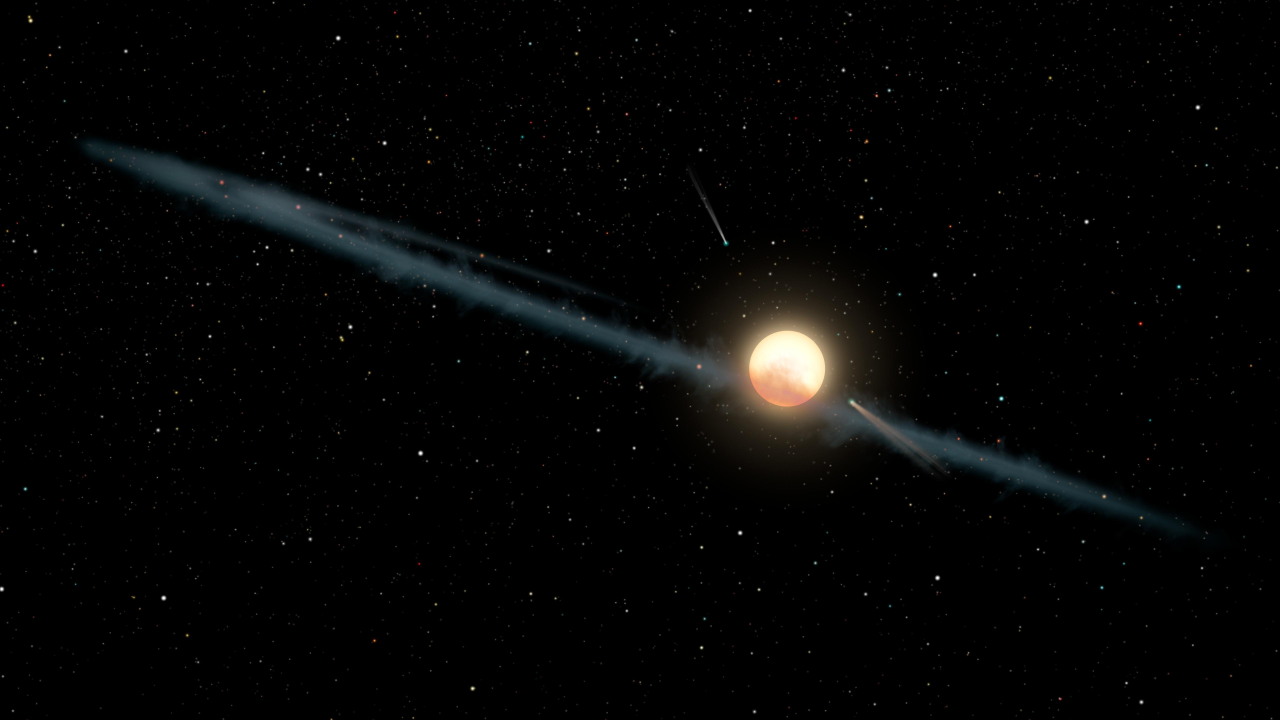
//> input picture INSTR/testing/Star_test_image.jpg, 5120 x 2880 px (shown at 1/4 size)
$ ./DetectorClass_withTest   (built with g++ and OpenCV 4)
//> lines starting //> are read from the running program, lines starting //| are printed output that depends on the picture; after the words box and inside, x2 and y2 are one past the last pixel; in counts of white or black regions, pixels touching at a corner belong together
//> further down, frame is the input picture: 2880 rows x 5120 cols, CV_8UC3; mean B, G, R 4.8, 5.2, 5
/////////////////////////////////////////////////////////////
/*
Code Summary:
Takes in a singular image and using member functions this class (and associated functions) helps to find targets in distinct phases.
1.) filter() --> uses OpenCV pre-processing functions including operations: blur, background subtraction, thresholding, dilating,
and contour framing to prepare any given frame for extracting and identifying contours of moving regions/objects in the next step.
2.) contours() --> uses either OpenCV function findContours() or other researched method to create a framework/array of different contours
and to create arrays of points and then arrays of contours to help organize original visualization of regions of movement and objects being tracked.
3.) scan() --> Note: this will be the "parent" member function of both filter() and contours() and these will run inside of the scan function.
The other functionality of this function besides using the processes defined above for filter() and contours() is creating the memory allocation
for for each instance of the target class that is passed in and identified in each image. Additionally, for each contour make a target and populate
the entirety of the target properties (i.e x,y, size, ID, nx, ny e.t.c).

Author: Graeme Appel

Last Updated: 6/8/2026
*/

/////////////////////////////////////////////////////////////

// Define All Necessary Libraries:

// C++ Standard Libraries:
#include <iostream> // standard library for input and output streams

#include <vector> // standard library for using the vector container --> Note that this enables
                  // us to make vectors which can be constantly overwritten to store new information/nodes
                  // as the built in camera takes more frames.

#include <chrono> // standard library for using time functions. For this application it can be used for both
                  // calculating the time taken to process each frame and display it on the camera feed as well
                  // as to record and list timestamps for each frame.

// OpenCV Libraries:
//  // main OpenCV library which includes all following necessary functions and libraries for this application
#include <opencv2/opencv.hpp>

#include <map> // allows for mapping an ID to specific coordinates in the properties of the detector class
#include <utility> // library that allows access for std::pair
#include <optional> // allows for "optional" inputs into the target class as this program only acquired x,y, and size and other parameters are likely found in other associated code

/////////////////////////////////////////////////////////////

// Start of Class and UDF definitions in the code

class target
{

    /*
    Definition of relevant properties:
    1.) x = x position of target in previous camera frame
    2.) y = y position of  target in previous camera frame
    3.) size = size in amount of pixels of the detected object
    4.) ID = each object in every frame will have an object ID which will be tracked and noted across frames.
    5.) nx = new x position of target in the next camera frame
    6.) ny = new y position of target in the next camera frame
    7.) isStar = float between 0.0 and 1.0 where the closer to 1.0 the more likely it is a star
    */

// Above defined properties must be accessible anywhere in the code (hence public)
public:
    int x;
    int y;
    int size;

    // Using std::optional to mimic Python's "None" for unassigned values
    std::optional<int> ID;
    std::optional<int> nx;
    std::optional<int> ny;
    std::optional<double> isStar;

    // Constructor
    target(int x_pos, int y_pos, int size_obj,
           std::optional<int> obj_ID = std::nullopt,
           std::optional<int> nx_pos = std::nullopt,
           std::optional<int> ny_pos = std::nullopt,
           std::optional<double> isStar_in = std::nullopt)
        : x(x_pos), y(y_pos), size(size_obj), ID(obj_ID), nx(nx_pos), ny(ny_pos), isStar(isStar_in) {}

};

// This structure must be defined to find the same box dimensions as are used in the associated Python Code
struct BoxDim {

    // Box variables:
    // x = x coordinate pixel of where a given contour box is drawn in the frame of the picture
    // y = y coordinate pixel of where a given contour box is drawn in the frame of the picture
    // w = width of the contour box in number of pixels
    // h = height of the contour box in number of pixels
    // size is the total number of pixels that each box encapsulated (area)

    int x, y, w, h;
    double size;
};

/////////////////////////////////////////////////////////////

class detector
{

/*
  We might not need these property definitions in here unless we want to track different object ID's to number them or track them across frames
  but for now I will keep it in because it doesn't effect the overall output or funtionality of the code.

     Class Properties:
     1.) next_object_ID = counter variable to keep track of different object ID's later in the scan() function
     2.) tracked_objects_centr = stores center point of the object to be able to assign it a given object ID -- { object_id: (x_center, y_center) }
*/

public:

// These property lines likely are not necessary for this application but I will keep them in for completeness for the time being
// Class Properties
    int next_object_ID;

    // Maps an object ID (int) to a center coordinate (x, y) using std::pair<int, int>
    std::map<int, std::pair<int, int>> tracked_objects_centr;

    // Constructor (Equivalent to Python's __init__)
    detector() {
        next_object_ID = 0;
        // tracked_objects_centr initializes automatically as an empty map!
    }

// Member functions (same as described at the top of the code)

// filter() member function

/*
Function summary: at top of code

Inputs:
1.) frame = "newest" frame of the camera view for tracking

Outputs:
1.) dilated = fully filtered image that is now blurred, black and white, with removed/thresholded pixels that are expanded to most fully identify objects
*/


// Data type of return variable is cv::Mat which takes in an image, processing its pixels and outputs an a processed image
cv::Mat filter(const cv::Mat& frame) { // note that cv::Mat is an image matrix and we pass by reference so that no new copies of the image are created in storage which would lower frame rate


  // Makes a matrix/image output in 7 separate stages/objects which track the evolution of the image overtime through a "pipeline" of image processing steps.  These steps/stages are all used in the code later.
  // Stages:
  // 1.) fgmask == the foreground mask which is created by applying the background subtractor to the blurred frame. This shows the moving objects in white and the background in black.
  // 2.) thresh == the thresholded version of the foreground mask which is created by applying a binary threshold to the foreground mask.
  // An arbitrary threshold helps forces all pixels to be either white (255) or black (0), which forces the foreground to be either completely white or completely black which makes it easier to detect contours.
  // 3.) dilated == the dilated version of the thresholded image which is created by applying a dilation operation to the thresholded image. This helps to bridge any gaps in the contours by expanding the white pixels of the moving objects which makes it easier to detect contours.

    cv::Mat fg_mask, blur, thresh, dilated; // makes a container of objects to store the modified filtered frame for each stage (basically preallocating)

    // foregound mask that converts the background subtractor image to a non-colored background
    cv::cvtColor(frame, fg_mask, cv::COLOR_BGR2GRAY);

    // Applies median Blur to foreground mask from last step (kernel size is 5 --> higher kernel size means more overall blur) --> this can be adjusted based on the initial overall noise that needs to be filtered out
    cv::medianBlur(fg_mask, blur, 5);

    // The grayscale image from the previous line is altered with a binary threshold that forces all "gray" pixels with a brightness greater than 25 to become pure white (255) and all pixels with a brightness less than or equal to 25 to become pure black (0).
    cv::threshold(blur, thresh, 25, 255, cv::THRESH_BINARY);
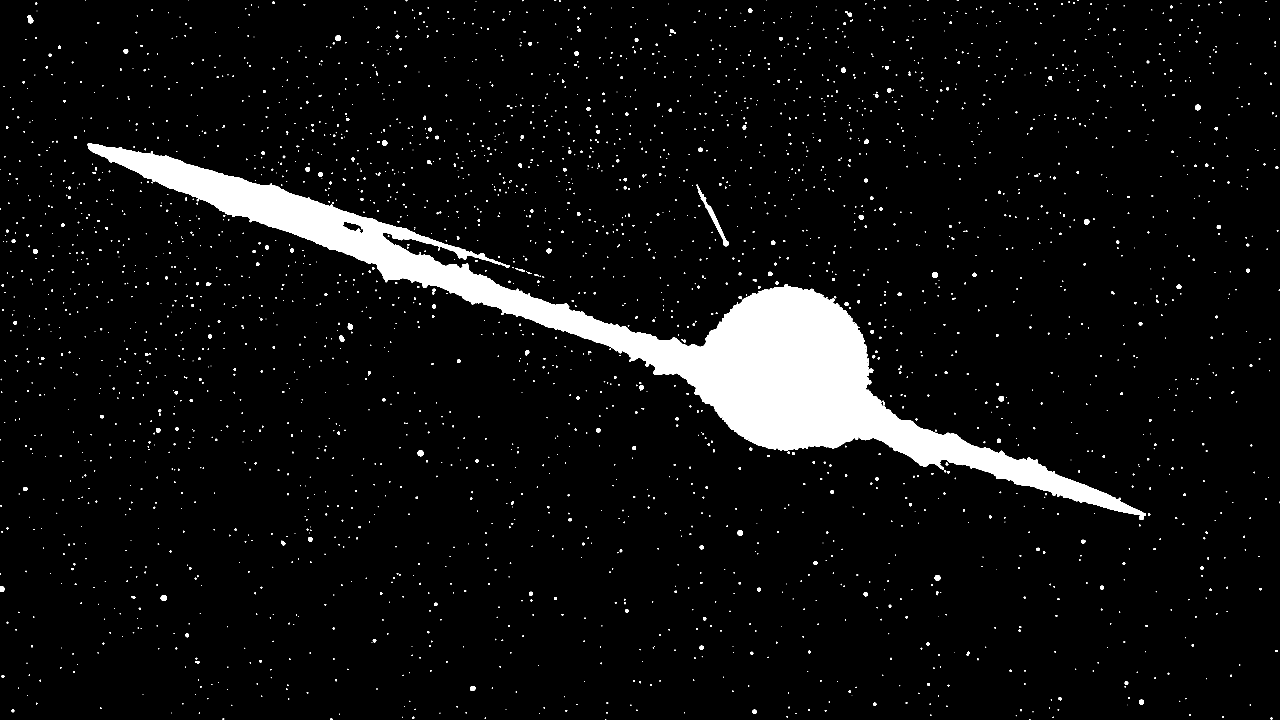
//> thresh: 2880 rows x 5120 cols, CV_8UC1 (shown at 1/4 size); 5.9% white; 2853 white regions (1519 under 20 px), largest, box (x1, y1, x2, y2) and area: (349, 574, 4584, 2080) 776079, (2787, 738, 2915, 985) 3456, (110, 60, 133, 93) 507

    // Dilate the image
    // thresh is passed in as this is the image being dilated; dilated stores the new dilated image as an object.
    // Dilation works by sliding a small matrix (a kernel) over the image. If the kernel hits a white pixel, it turns the surrounding pixels white. By passing an empty cv::Mat() as an input, the kernel defaults to a 3x3 rectangular element
    // cv::Point(-1, -1) puts each kernel's anchor point (point relative to the current pixel being processed) in the center of each kernel (this is just a necessary input)
    cv::dilate(thresh, dilated, cv::Mat(), cv::Point(-1, -1), 2);
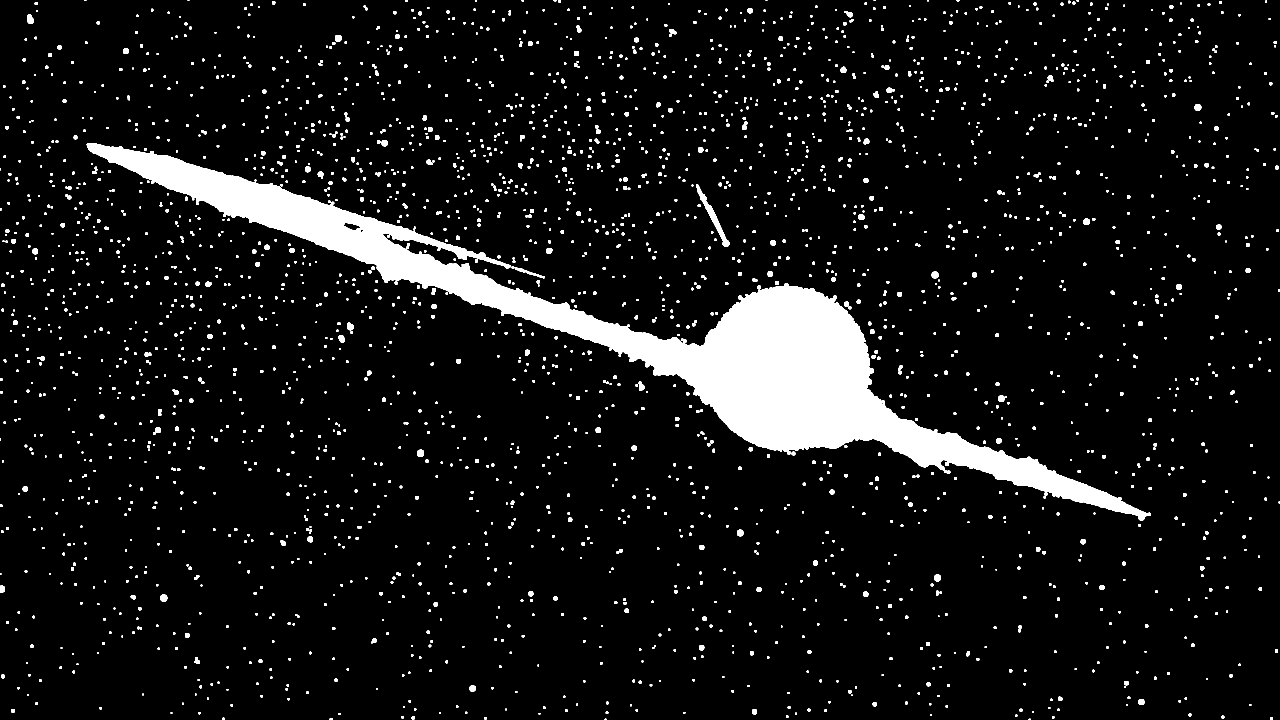
//> dilated: 2880 rows x 5120 cols, CV_8UC1 (shown at 1/4 size); 7.3% white; 2778 white regions (2 under 20 px)

    return dilated;
}

// contours() member function

/*
    contours() -- contours function will later be used in the Scan function so it is placed here first -- explained above

    Function summary: at top of code

    Inputs:
    1.) frame = "newest" frame of the camera view for tracking
    2.) dilated = fully filtered image that is now blurred, black and white, with removed/thresholded pixels that are expanded to most fully identify objects

    Outputs:
    1.) contours = final array/vector of contours which are bounded, identified areas that could be objects in the filtered frames
    2.) box_dim = list of box dimensions for each contour formed in the contour function such as x and y position and


*/

    // Note: In C++ in order to return 2 variables by a function as is done in the python script before this you must use std::pair, or by passing references.
    // Here this function returns a pair containing the contours list and custom output variables of the box_dim structs.
    std::pair<std::vector<std::vector<cv::Point>>, std::vector<BoxDim>>
    contours(cv::Mat& frame, const cv::Mat& dilated) {


        std::vector<std::vector<cv::Point>> contours_list; // cv::Point represents a point in 2D with x and y coordinates. This is put into a vector to represent a contour which is a collection of points that form the outline of a moving object. This is then put into another vector to represent all the contours in the frame.
                                                      // i.e each contour is a vector of points (x,y) and each contour is put into a vector to keep track of each contour/moving object.
        // findContours expects a hierarchy output, even if we don't explicitly use it
        std::vector<cv::Vec4i> hierarchy;  //cv::Vec4i --> This stands for a Vector of 4 Integers. For every contour found, OpenCV stores 4 specific numbers tracking its relationships: [Next contour at the same level, Previous contour at the same level, First Child contour inside it, Parent contour outside it].
                                          // hierarchy: This master list pairs up pixel-for-pixel with your contours vector, acting as a structural family tree so the program knows which shapes are holes inside other shapes.


        cv::findContours(dilated, contours_list, hierarchy, cv::RETR_EXTERNAL, cv::CHAIN_APPROX_SIMPLE);
//> contours_list = 2778 contours, 5 with area under 20; largest, box (x1, y1, x2, y2) and area: (347, 572, 4586, 2082) 805334, (2785, 736, 2917, 987) 4774, (108, 58, 135, 95) 704, (1669, 1799, 1696, 1827) 608, (641, 2379, 669, 2406) 604
        // dilated image is frame input where contours are found from
        // contours_list is the vector (dynamically changing array) of every contour stored
        // hierarchy provides information in how each contour is formed i.e if one is inside the other e.t.c -- only needed to input for this application so no errors are thrown
        // RETR_EXTERNAL -- external retrieval. This addition means that pixels only on the outside of objects are detected but not any holes or other things inside of full objects
        // CHAIN_APPROX_SIMPLE -- stores coordinate points to remember the shape of each contour boundary. In this case, the APPROX means it does not store every pixel but intead removes all redundant data points along straight lines

        // initialize box dimensions vector for use later for inputting/storing necessary information
        std::vector<BoxDim> box_dims;

        for (const auto& contour : contours_list) { // auto effectively makes the computer assume the correct data type for contour --> otherwise passing by reference would look like: std::vector<cv::Point>& contour : contours_list
                                                    // const makes sure that the contours do not change inside the loop which can prevent errors
            double size = cv::contourArea(contour); // uses contourArea to return total number of pixels (i.e size) that each contour/bounding box envelopes

            if (size < 1000) { // sets parameter (size limit) for size to see where contours are made. In this case, all objects less than 1000 total pixels --> this is done with the intent of seeking out mostly small objects as small orbital debris is the main concern of our cubeSat.

                // Creates a bounding rectangle around the contour
                cv::Rect rect = cv::boundingRect(contour); // boundingRect reads through all (x,y) coordinates in a given contour and finds the leftmost and uppermost x,y coordinate and also width and height to make bounding boxes
                                                           // creates a rect data type to store the bounding box temporarily for each contour

                // Draw the rectangle on the original frame
                // Color: Green (0, 255, 0), Thickness: 2
                cv::rectangle(frame, rect, cv::Scalar(0, 255, 0), 2); // creates a rectangle on the given frame using the previously defined rect object. Makes it green with thickness of 2

                // Store elements in our vector of structs
                box_dims.push_back({rect.x, rect.y, rect.width, rect.height, size}); // push_back does the same as the append function in python and pushes each new element to the end of the box_dims vector set of custom dimensions defined in the struct above.
            }
        }
//> this loop made 2778 passes
//> (size, rect) on passes 1 to 8: (31, Rect(4114, 2875, 10, 5)), (28, Rect(2418, 2875, 9, 5)), (80, Rect(1319, 2872, 13, 8)), (73, Rect(888, 2871, 11, 9)), (109, Rect(5080, 2868, 12, 12)), (65.5, Rect(1937, 2868, 9, 10)), (64, Rect(4208, 2865, 10, 9)), (119.5, Rect(1647, 2865, 12, 13))
//> (the rest of the program and of its run is left out)
